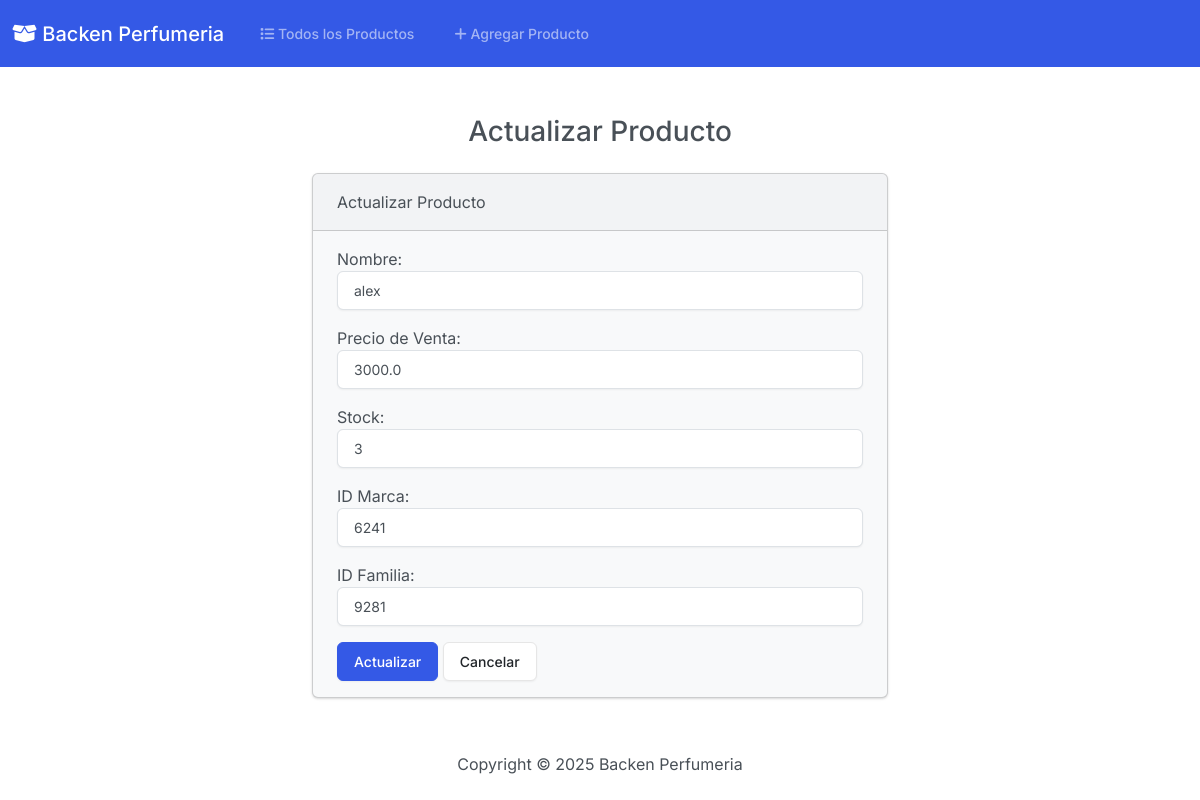
The page /edit/3/ on the database its author committed.
### app_producto/models.py (models this page shows, shortened)
class Producto(models.Model):
    nombre = models.CharField(max_length=100)
    precio_venta = models.FloatField()
    stock = models.PositiveIntegerField()
    id_marca = models.PositiveIntegerField()
    id_famillia = models.PositiveIntegerField()  # usé la doble 'll' como pediste

### app_producto/views.py (the view)
# urls.py: path('edit/<int:id>/', views.edit, name='edit'),
def edit(request, id):
    producto = get_object_or_404(Producto, pk=id)
    if request.method == 'POST':
        form = ProductoForm(request.POST, instance=producto)
        if form.is_valid():
            form.save()
            return render(request, 'app_producto/edit.html', {'form': form, 'success': True})
    else:
        form = ProductoForm(instance=producto)
    return render(request, 'app_producto/edit.html', {'form': form})

### app_producto/forms.py
class ProductoForm(forms.ModelForm):
    class Meta:
        model = Producto
        fields = ['nombre', 'precio_venta', 'stock', 'id_marca', 'id_famillia']
        labels = {
            'nombre': 'Nombre',
            'precio_venta': 'Precio de Venta',
            'stock': 'Stock',
            'id_marca': 'ID Marca',
            'id_famillia': 'ID Familia',
        }
        widgets = {
            'nombre': forms.TextInput(attrs={'class': 'form-control'}),
            'precio_venta': forms.NumberInput(attrs={'class': 'form-control', 'step': '0.01'}),
            'stock': forms.NumberInput(attrs={'class': 'form-control'}),
            'id_marca': forms.NumberInput(attrs={'class': 'form-control'}),
            'id_famillia': forms.NumberInput(attrs={'class': 'form-control'}),
        }

### app_producto/templates/app_producto/edit.html (shortened to what this page needs)
{% extends "app_producto/base.html" %}
{% block body %}
<h3 class="text-center m-4">Actualizar Producto</h3>
{% if success %}
  <div class="alert alert-success">El producto se actualizó correctamente. <a href="{% url 'index' %}">Ir a la lista</a></div>
{% else %}
  <div class="row justify-content-center">
    <div class="col-6">
      <div class="card bg-light mb-3">
        <div class="card-header">Actualizar Producto</div>
        <div class="card-body">
          <form action="" method="POST">
            {{ form.as_p }}
            <button type="submit" class="btn btn-primary">Actualizar</button>
            <a href="{% url 'index' %}" class="btn btn-secondary">Cancelar</a>
          </form>
        </div>
      </div>
    </div>
  </div>
{% endif %}
{% endblock %}

### rows shown on the page
Producto: nombre "alex", precio_venta "3000.0", stock "3", id_marca "6241", id_famillia "9281"
